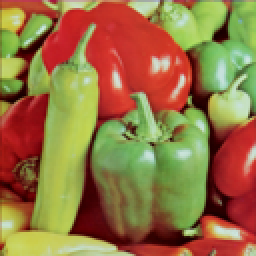
#> input picture Solutions/Stanford_CS229_ps3_sol/data/peppers-small.tiff, 128 x 128 px (shown 2 times larger)
$ python p05_kmeans.py
#> lines starting #> are read from the running program, lines starting #| are printed output that depends on the picture
from matplotlib.image import imread
import matplotlib.pyplot as plt
import numpy as np
import os


K = 16 # Number of Clusters


def kmeans(x, k=K, min_iters=30):
    """
    Carry out k-means algorithm until converge.

    Args:
        k: Number of clusters, int.
        x: Data matrix, of shape (m, n).
        iters: Minimum iterations that it should take, int.

    Returns:
        An array of cluster labels, shape of (m, n).
    """
    eps = 1e-3 # Convergence threshold
    dis = prev_dis = None
    it = 0
    # Initialize centroids mu and labels c
    m, n = x.shape
    idx = np.random.choice(m, size=k, replace=False)
    mu = x[idx]
    c_labels = np.zeros(m) # The indices of centroids

    while it < min_iters or (prev_dis is None or np.abs(dis - prev_dis) > eps):
        # Update cluster lables
        dist_matrix = np.linalg.norm(x[:, None, :] - mu[None, :, :], ord=2, axis=2)
        c_labels = np.argmin(dist_matrix, axis=1)
        # Update centroids
        sum = np.zeros((k, n))
        counts = np.zeros((k, 1))
        # The same as mu[c[i]] += x[i]
        np.add.at(sum, c_labels, x)
        np.add.at(counts, c_labels, 1)
        mu = sum / counts
        # Update the loop condition
        it += 1
        prev_dis = dis
        dis = np.sum(np.linalg.norm(x - mu[c_labels], ord=2, axis=1), axis=0)

    return mu, c_labels


if __name__ == '__main__':
    # Load the data
    A_small = imread("./../data/peppers-small.tiff")
#> A_small is the input picture: shape (128, 128, 3); mean R, G, B 149.9, 115.7, 66.5
    plt.imshow(A_small)
    save_path1 = os.path.join('output', 'peppers-small.png')
    plt.savefig(save_path1)

    A_large = imread("./../data/peppers-large.tiff")
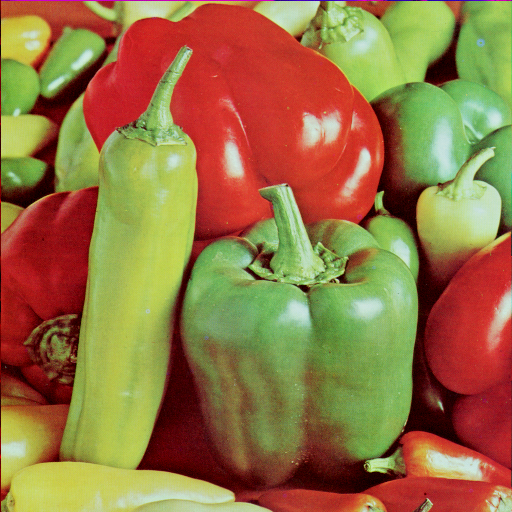
#> input picture Solutions/Stanford_CS229_ps3_sol/data/peppers-large.tiff, 512 x 512 px
#> A_large is the input picture: shape (512, 512, 3); mean R, G, B 149.8, 115.6, 66.5
    plt.imshow(A_large)
    save_path2 = os.path.join('output', 'peppers-large.png')
    plt.savefig(save_path2)
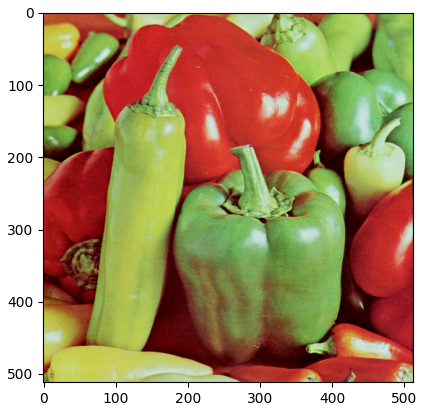
#> figure drawn by matplotlib, 1 panel

    h, w, c = A_small.shape
#> h = 128; w = 128; c = 3
    X_small = A_small.reshape(-1, 3)
    X_large = A_large.reshape(-1, 3)
    # Run K-means algorithm
    mu, labels = kmeans(X_small, k=K)
#> in kmeans, `mu = x[idx]`: mu = 16 rows, first 8: [119, 194, 104], [61, 12, 8], [177, 192, 91], [146, 187, 95], [143, 171, 104], [77, 41, 16], [204, 57, 44], [153, 178, 98]
#> the loop in kmeans, `while it < min_iters or (prev_dis is None or np.abs(dis - prev_dis) > ..` made 47 passes
#> (prev_dis, dis) on passes 2 to 13: (743932.4, 328453.6), (328453.6, 295588.9), (295588.9, 284556.3), (284556.3, 279827.5), (279827.5, 277741.8), (277741.8, 277032.4), (277032.4, 276699.5), (276699.5, 276484.4), (276484.4, 276301.4), (276301.4, 276068.7), (276068.7, 275902.8), (275902.8, 275776.6)
#> dis on pass 1: 743932.4
#> after the loop in kmeans, `while it < min_iters or (prev_dis is None or np.abs(dis - prev_dis) > ..`: it = 47
#> mu = 16 rows, first 8: [138.2, 188.6, 109.6], [51.97, 3.43, 2.49], [145.5, 125.1, 58.16], [155.5, 179.7, 79.52], [193.7, 218, 191.6], [109.6, 126.8, 60.6], [195.8, 84.29, 59.02], [181, 202.6, 147.3]; labels = 16384 values, max 15 at index 80, min 0 at index 82, mean 7.73

    # Find the closest centroids
    dist_matrix_large = np.linalg.norm(X_large[:, None, :] - mu[None, :, :], axis=2)
    labels_large = np.argmin(dist_matrix_large, axis=1)
    compressed_large = mu[labels_large].reshape(A_large.shape)
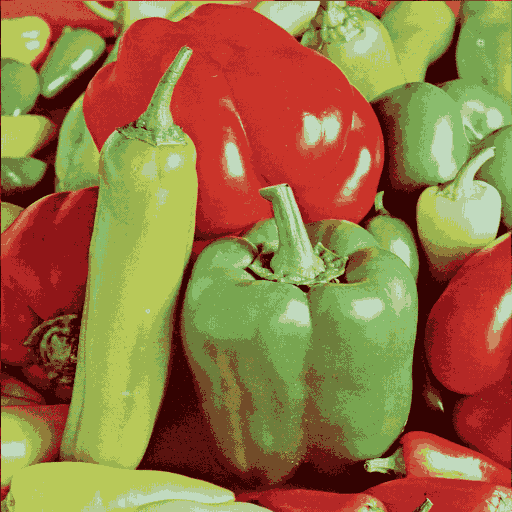
#> compressed_large: shape (512, 512, 3) float64; mean R, G, B 149.9, 115.6, 66.8

    # Export the figure
    plt.imshow(compressed_large.astype(np.uint8))
    save_path = os.path.join('output', 'compressed-large.png')
    plt.savefig(save_path)
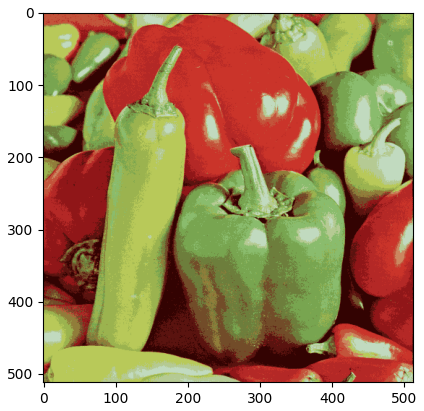
#> figure drawn by matplotlib, 1 panel

    print("All figures are saved in ./output directory.")
